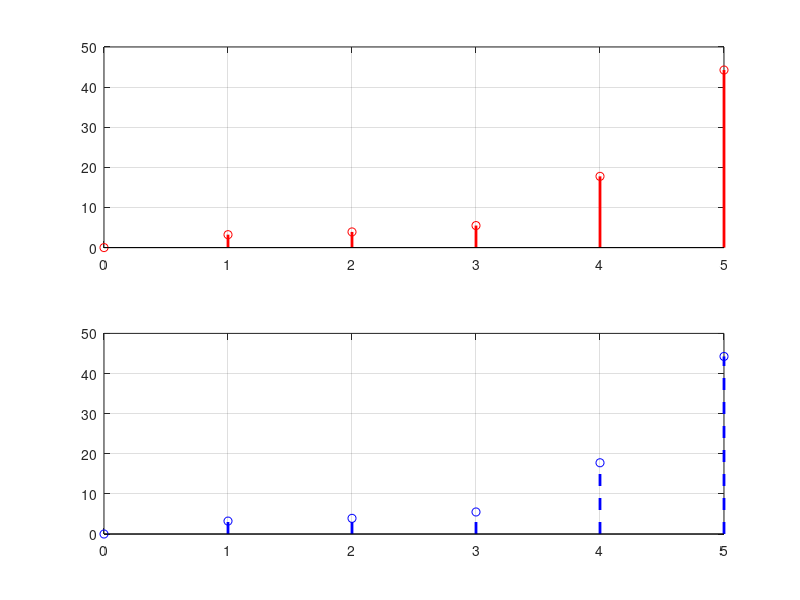

MATLAB code to generate this figure:
clc; clear; close all;

% Define discrete-time index range
n = 0:5; 

% Given input signals
x1 = 0.8 .* n;    % x1[n] = 0.8n
x2 = cos(n);      % x2[n] = cos(n)

% Define arbitrary scalars
a1 = 2;
a2 = 3;

% Combined input signal
% x_combined = a1*x1 + a2*x2;

% System 2: y[n] = n * x[n]
y2_combined = n .* (a1*x1 + a2*x2); % Apply system to combined input
y2_individual = a1 * (n .* x1) + a2 * (n .* x2); % Apply system separately then add

% Plot results for System 2
figure;
subplot(2,1,1);
stem(n, y2_combined, 'r', 'LineWidth', 2); % Combined input
grid on;

subplot(2,1,2);
stem(n, y2_individual, 'b--', 'LineWidth', 2); % Individual inputs then add
grid on;
